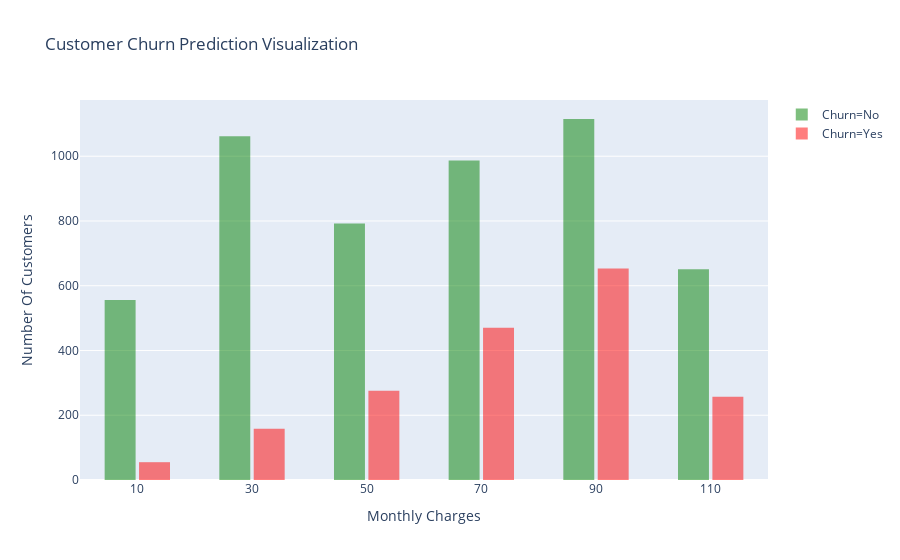

Notebook code for this chart:
### Code cell
# Similar visualization for MonthlyCharges

# Filter data
mc_churn_no = df[df.Churn == 'No'].MonthlyCharges
mc_churn_yes = df[df.Churn == 'Yes'].MonthlyCharges




# Create histogram traces with the specified number of bins
trace_mc_churn_no = go.Histogram(
    x=mc_churn_no,
    opacity=0.5,
    marker=dict(color='green'),
    name='Churn=No',
    nbinsx=10  # Set the number of bins here
)

trace_mc_churn_yes = go.Histogram(
    x=mc_churn_yes,
    opacity=0.5,
    marker=dict(color='red'),
    name='Churn=Yes',
    nbinsx=10  # Set the number of bins here
)

# Create layout with adjusted bar width
layout = go.Layout(
    title="Customer Churn Prediction Visualization",
    xaxis=dict(title="Monthly Charges"),
    yaxis=dict(title="Number Of Customers"),
    barmode='group',
    bargap=0.4,  # Calculate bargap based on bar width
    bargroupgap=0.1,
)

# Create figure
fig = go.Figure(data=[trace_mc_churn_no, trace_mc_churn_yes], layout=layout)

# Show the figure
fig.show()

### Figure 1 — Plotly figure (JSON) as saved in the notebook; plotly's stock layout.template omitted (floating-point values rounded to 4 significant figures; data arrays with more than 128 entries replaced by an {"elided": "..."} marker saying what was removed)
{"data": [{"marker": {"color": "green"}, "name": "Churn=No", "nbinsx": 10, "opacity": 0.5, "x": {"elided": "5163 float values"}, "type": "histogram"}, {"marker": {"color": "red"}, "name": "Churn=Yes", "nbinsx": 10, "opacity": 0.5, "x": {"elided": "1869 float values"}, "type": "histogram"}], "layout": {"bargap": 0.4, "bargroupgap": 0.1, "barmode": "group", "title": {"text": "Customer Churn Prediction Visualization"}, "xaxis": {"title": {"text": "Monthly Charges"}, "type": "linear", "range": [0, 120], "autorange": true}, "yaxis": {"title": {"text": "Number Of Customers"}, "range": [0, 1174.0], "autorange": true}, "autosize": true}}
